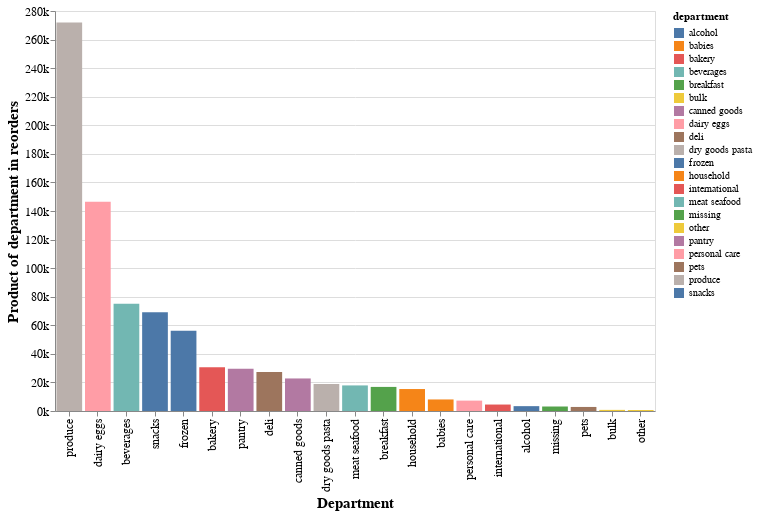

Notebook source saved alongside this figure:
### Code cell
(alt.Chart(max_department_product).encode(x = alt.X('department', sort = '-y', title='Department'),
                                         y = alt.Y('count', title = 'Product of department in reorders', axis=alt.Axis(format='s')),
                                         color = 'department').mark_bar()).properties(width = 600, height = 400).configure_axis(labelFontSize=12, titleFontSize = 15)

### Figure 1 — Vega-Lite specification as saved in the notebook (floating-point values rounded to 4 significant figures)
{"config": {"view": {"continuousWidth": 400, "continuousHeight": 300}, "axis": {"labelFontSize": 12, "titleFontSize": 15}}, "data": {"name": "data-43a69795c611d2fe7698549106e77551"}, "mark": "bar", "encoding": {"color": {"field": "department", "type": "nominal"}, "x": {"field": "department", "sort": "-y", "title": "Department", "type": "nominal"}, "y": {"axis": {"format": "s"}, "field": "count", "title": "Product of department in reorders", "type": "quantitative"}}, "height": 400, "width": 600, "$schema": "https://vega.github.io/schema/vega-lite/v4.17.0.json", "datasets": {"data-43a69795c611d2fe7698549106e77551": [{"department": "beverages", "count": 75060}, {"department": "meat seafood", "count": 17907}, {"department": "frozen", "count": 56168}, {"department": "deli", "count": 27367}, {"department": "dry goods pasta", "count": 18885}, {"department": "bulk", "count": 786}, {"department": "other", "count": 697}, {"department": "babies", "count": 8084}, {"department": "bakery", "count": 30692}, {"department": "produce", "count": 271886}, {"department": "pantry", "count": 29498}, {"department": "dairy eggs", "count": 146502}, {"department": "canned goods", "count": 22782}, {"department": "personal care", "count": 7271}, {"department": "breakfast", "count": 16864}, {"department": "missing", "count": 3148}, {"department": "pets", "count": 2834}, {"department": "household", "count": 15372}, {"department": "alcohol", "count": 3397}, {"department": "international", "count": 4522}, {"department": "snacks", "count": 69102}]}}
